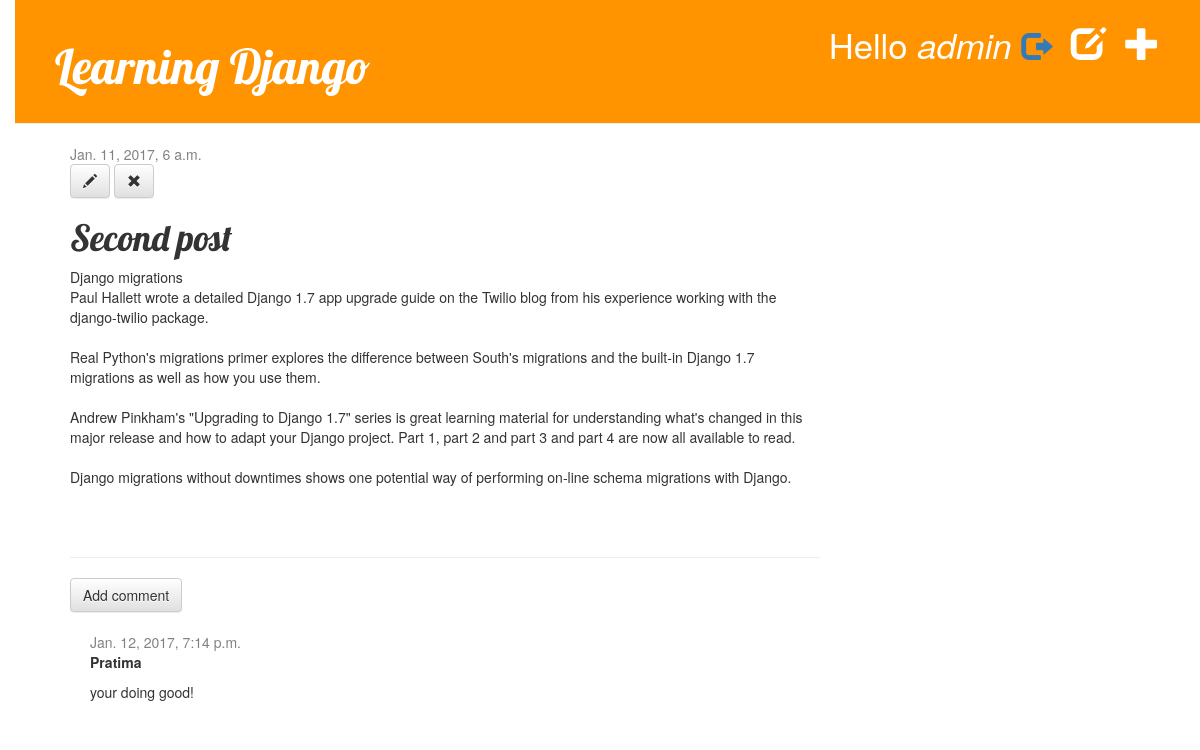
Page /post/2/ (signed in) on the committed database.
### blog/models.py (models this page shows, shortened)
class Post(models.Model):
    author = models.ForeignKey('auth.User')
    title = models.CharField(max_length=200)
    text = models.TextField()
    created_date = models.DateTimeField(default=timezone.now)
    published_date = models.DateTimeField(blank=True, null=True)

class Comment(models.Model):
    post = models.ForeignKey('blog.Post', related_name='comments')
    author = models.CharField(max_length=200)
    text = models.TextField()
    created_date = models.DateTimeField(default=timezone.now)
    approved_comment = models.BooleanField(default=False)

### blog/views.py (the view)
# urls.py: url(r'^post/(?P<pk>\d+)/$', views.post_detail, name='post_detail'),
def post_detail(request, pk):
    post = get_object_or_404(Post, pk=pk)
    return render(request, 'blog/post_detail.html', {'post': post})

### blog/templates/blog/post_detail.html (shortened to what this page needs)
{% extends 'blog/base.html' %}
{% block content %}
  <div class="post">
    {% if post.published_date %}
      <div class="date">
        {{ post.published_date }}
      </div>
    {% else %}
      <a class="btn btn-default" href="{% url 'post_publish' pk=post.pk %}">Publish</a>
    {% endif %}
    {% if user.is_authenticated %}
      <a class="btn btn-default" href="{% url 'post_edit' pk=post.pk %}"><span class="glyphicon glyphicon-pencil"></span></a>
      <a class="btn btn-default" href="{% url 'post_remove' pk=post.pk %}"><span class="glyphicon glyphicon-remove"></span></a>
    {% endif %}
    <h1>{{post.title}}</h1>
    <p>{{post.text|linebreaksbr}}</p>
  </div>
  <hr>
    <a class="btn btn-default" href="{% url 'add_comment_to_post' pk=post.pk %}">Add comment</a>
    {% for comment in post.comments.all %}
      {% if user.is_authenticated or comment.approved_comment %}
        <div class="comment">
          <div class="date">
            {{ comment.created_date }}
          </div>
          <strong>{{ comment.author }}</strong>
          <p>{{ comment.text|linebreaks }}</p>
        </div>
      {% endif %}
    {% empty %}
      <p>No comments here yet :(</p>
    {% endfor %}
{% endblock %}

### blog/templates/blog/base.html (shortened to what this page needs)
{% load staticfiles %}
<!DOCTYPE html>
<html>
  <head>
    <link rel="stylesheet" href="//maxcdn.bootstrapcdn.com/bootstrap/3.2.0/css/bootstrap.min.css">
    <link rel="stylesheet" href="//maxcdn.bootstrapcdn.com/bootstrap/3.2.0/css/bootstrap-theme.min.css">
    <link rel="stylesheet" href="{% static 'css/blog.css' %}">
  </head>
  <body>
    <div class="page-header">
      {% if user.is_authenticated %}
        <a href="{% url 'post_new' %}" class="top-menu"><span class="glyphicon glyphicon-plus"></span></a>
        <a href="{% url 'post_draft_list' %}" class="top-menu"><span class="glyphicon glyphicon-edit"></span></a>
        <p class="top-menu">Hello <em>{{ user.username }}</em> <small><a href="{% url 'logout' %}"><span class="glyphicon glyphicon-log-out"></span></a></small></p>
      {% else %}
        <a href="{% url 'login' %}" class="top-menu"><span class="glyphicon glyphicon-log-in"></span></a>
      {% endif %}
      <h1><a href="/">Learning Django</a></h1>
    </div>
    <div class="content container">
      <div class="row">
        <div class="col-md-8">
          {% block content %}
          {% endblock %}
        </div>
      </div>
    </div>
  </body>
</html>

### blog/static/css/blog.css (style rules this page uses)
h1 a { color: #FCA205; font-family: 'Lobster'; }
body { padding-left: 15px; }
.page-header { background-color: #ff9400; margin-top: 0; padding: 20px 20px 20px 40px; }
.page-header h1, .page-header h1 a, .page-header h1 a:visited, .page-header h1 a:active { color: #ffffff; font-size: 36pt; text-decoration: none; }
.content { margin-left: 40px; }
.comment { margin: 20px 0px 20px 20px; }
h1, h2, h3, h4 { font-family: 'Lobster', cursive; }
.date { color: #828282; }
.top-menu, .top-menu:hover, .top-menu:visited { color: #ffffff; float: right; font-size: 26pt; margin-right: 20px; }
.post { margin-bottom: 70px; }

### rows in the picture
Post: published_date "Jan. 11, 2017, 6 a.m.", title "Second post", text "Django migrations Paul Hallett wrote a detailed Django 1.7 app upgrade guide on the Twilio blog from his experience working with the django-twilio package. Real Python's migrations primer explores the difference between South's migrations and the built-in Django 1.7 migrations as well as how you use them. Andrew Pinkham's \"Upgrading to Django 1.7\" series is great learning material for understanding what's changed in this major release and how to adapt your Django project. Part 1, part 2 and part 3 and part 4 are now all available to read. Django migrations without downtimes shows one potential way of performing on-line schema migrations with Django."
Comment: created_date "Jan. 12, 2017, 7:14 p.m.", author "Pratima", text "your doing good!"

### other values in the picture
{{ user.username }} "admin"
